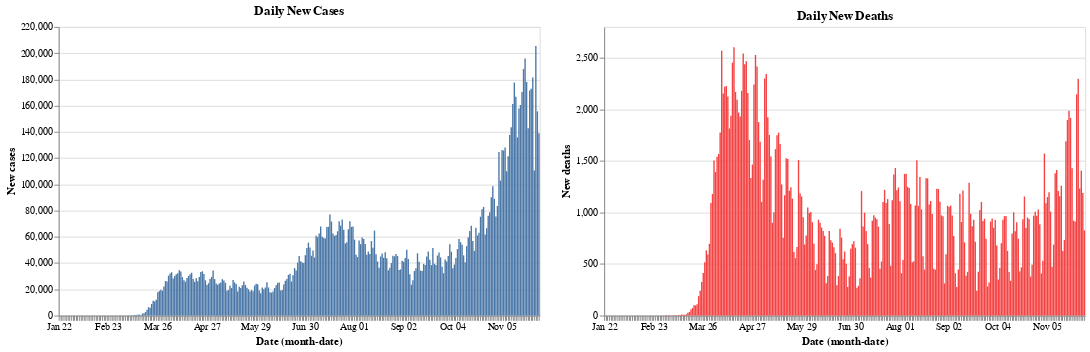

This figure's notebook cell:
### Code cell
red = alt.value("#f54242")
base.encode(y = 'New cases').properties(title = 'Daily New Cases') | base.encode(y = 'New deaths', color = red).properties(title = 'Daily New Deaths')

### Figure 1 — Vega-Lite specification as saved in the notebook (floating-point values rounded to 4 significant figures; data arrays with more than 128 entries replaced by an {"elided": "..."} marker saying what was removed)
{"config": {"view": {"continuousWidth": 400, "continuousHeight": 300}}, "hconcat": [{"mark": "bar", "encoding": {"x": {"type": "ordinal", "field": "Date", "timeUnit": "monthdate"}, "y": {"type": "quantitative", "field": "New cases"}}, "title": "Daily New Cases", "width": 500}, {"mark": "bar", "encoding": {"color": {"value": "#f54242"}, "x": {"type": "ordinal", "field": "Date", "timeUnit": "monthdate"}, "y": {"type": "quantitative", "field": "New deaths"}}, "title": "Daily New Deaths", "width": 500}], "data": {"name": "data-e77dac855d6b031372bdb06156ab2da3"}, "$schema": "https://vega.github.io/schema/vega-lite/v4.8.1.json", "datasets": {"data-e77dac855d6b031372bdb06156ab2da3": {"elided": "313 records"}}}
